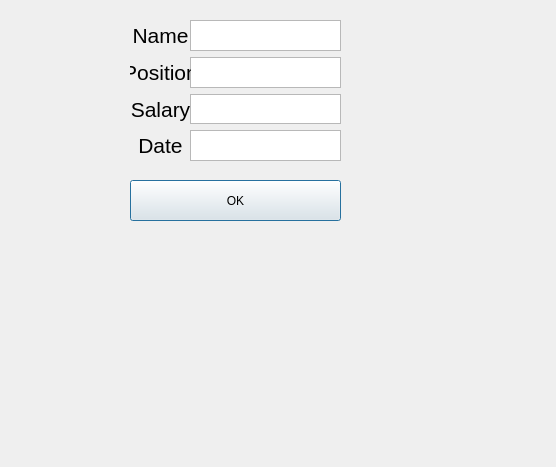
<?xml version="1.0" encoding="UTF-8"?>
<ui version="4.0">
 <class>DialogClien</class>
 <widget class="QDialog" name="DialogClien">
  <property name="geometry">
   <rect>
    <x>0</x>
    <y>0</y>
    <width>556</width>
    <height>467</height>
   </rect>
  </property>
  <property name="windowTitle">
   <string>Dialog</string>
  </property>
  <widget class="QPushButton" name="pushButton">
   <property name="geometry">
    <rect>
     <x>130</x>
     <y>180</y>
     <width>211</width>
     <height>41</height>
    </rect>
   </property>
   <property name="text">
    <string>OK</string>
   </property>
  </widget>
  <widget class="QWidget" name="layoutWidget">
   <property name="geometry">
    <rect>
     <x>190</x>
     <y>20</y>
     <width>151</width>
     <height>141</height>
    </rect>
   </property>
   <layout class="QGridLayout" name="gridLayout">
    <item row="4" column="0">
     <widget class="QTextBrowser" name="textBrowser_3"/>
    </item>
    <item row="1" column="0">
     <widget class="QTextBrowser" name="textBrowser"/>
    </item>
    <item row="3" column="0">
     <widget class="QTextBrowser" name="textBrowser_2"/>
    </item>
    <item row="2" column="0">
     <widget class="QTextBrowser" name="textBrowser_4"/>
    </item>
   </layout>
  </widget>
  <widget class="QWidget" name="layoutWidget">
   <property name="geometry">
    <rect>
     <x>130</x>
     <y>20</y>
     <width>61</width>
     <height>141</height>
    </rect>
   </property>
   <layout class="QGridLayout" name="gridLayout_2">
    <item row="3" column="0">
     <widget class="QLabel" name="label_3">
      <property name="font">
       <font>
        <pointsize>16</pointsize>
       </font>
      </property>
      <property name="text">
       <string>Date</string>
      </property>
      <property name="alignment">
       <set>Qt::AlignCenter</set>
      </property>
     </widget>
    </item>
    <item row="1" column="0">
     <widget class="QLabel" name="label">
      <property name="font">
       <font>
        <pointsize>16</pointsize>
       </font>
      </property>
      <property name="text">
       <string>Position</string>
      </property>
      <property name="alignment">
       <set>Qt::AlignCenter</set>
      </property>
     </widget>
    </item>
    <item row="2" column="0">
     <widget class="QLabel" name="label_2">
      <property name="font">
       <font>
        <pointsize>16</pointsize>
       </font>
      </property>
      <property name="text">
       <string>Salary</string>
      </property>
      <property name="alignment">
       <set>Qt::AlignCenter</set>
      </property>
     </widget>
    </item>
    <item row="0" column="0">
     <widget class="QLabel" name="label_4">
      <property name="font">
       <font>
        <pointsize>16</pointsize>
       </font>
      </property>
      <property name="text">
       <string>Name</string>
      </property>
      <property name="alignment">
       <set>Qt::AlignCenter</set>
      </property>
     </widget>
    </item>
   </layout>
  </widget>
 </widget>
 <resources/>
 <connections/>
</ui>
